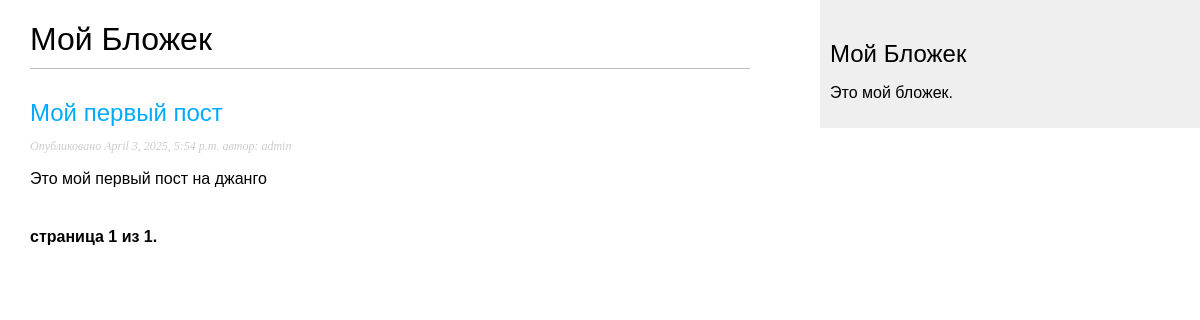
The page /blog/ on the database as committed earlier.
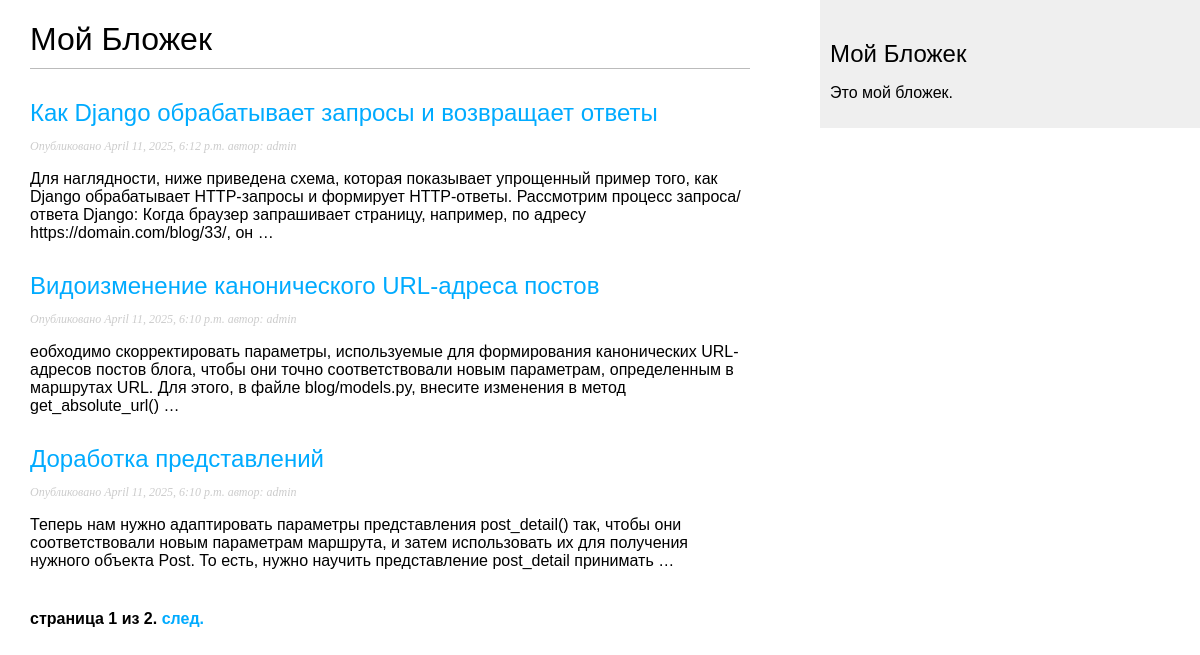
The same page on the database as committed later.
### blog/models.py (models this page shows, shortened)
class Post(models.Model):
    class Status(models.TextChoices):
        DRAFT = "DF", "Draft"
        PUBLISHED = "PB", "Published"
    title = models.CharField(max_length=250)
    slug = models.SlugField(max_length=250, unique_for_date="publish")
    author = models.ForeignKey(
        User, on_delete=models.CASCADE, related_name="blog_posts"
    )
    body = models.TextField()
    publish = models.DateTimeField(default=timezone.now)
    created = models.DateTimeField(auto_now_add=True)
    updated = models.DateTimeField(auto_now=True)
    status = models.CharField(
        max_length=2, choices=Status.choices, default=Status.DRAFT
    )
    objects = models.Manager()  # менеджер, применяемый по умолчанию
    published = PublishedManager()  # пользовательский менеджер
    class Meta:
        ordering = ["-publish"]
        indexes = [
            models.Index(fields=["-publish"]),
        ]
    def get_absolute_url(self):
        return reverse(
            "blog:post_detail",
            args=[self.publish.year, self.publish.month, self.publish.day, self.slug],
        )

### blog/views.py (the view)
# urls.py: path('', views.post_list, name='post_list'),
def post_list(request):
    post_list = Post.published.all()
    paginator = Paginator(post_list, 3)
    page_number = request.GET.get("page", 1)
    try:
        posts = paginator.page(page_number)
    except PageNotAnInteger:
        posts = paginator.page(1)
    except EmptyPage:
        posts = paginator.page(paginator.num_pages)
    return render(request, "blog/post/list.html", {"posts": posts})

### blog/models.py (called while the page is built)
    def get_queryset(self):
        return super().get_queryset().filter(status=Post.Status.PUBLISHED)

### templates/blog/post/list.html (shortened to what this page needs)
{% extends "blog/base.html" %}
{% block content %}
    <h1>Мой Бложек</h1>
    {% for post in posts %}
        <h2>
            <a href="{{ post.get_absolute_url }}"> {{ post.title }}</a>
        </h2>
        <p class="date">
            Опубликовано {{ post.publish }} автор: {{ post.author }}
        </p>
        {{ post.body|truncatewords:30|linebreaks }}
    {% endfor %}
    {% include 'pagination.html' with page=posts %}
{% endblock %}

### templates/blog/base.html (shortened to what this page needs)
{% load static %}
<!DOCTYPE html>
<html>
<head>
    <link href="{% static 'css/blog.css' %}" rel="stylesheet">
</head>
<body>
<div id="content">
    {% block content %}
    {% endblock %}
</div>
<div id="sidebar">
    <h2>Мой Бложек</h2>
    <p>Это мой бложек.</p>
</div>
</body>
</html>

### templates/pagination.html (shortened to what this page needs)
<div class="pagination">
    <span class="step-links">
        <span class="current">
           страница {{ page.number }} из {{ page.paginator.num_pages }}.
        </span>
        {% if page.has_next %}
            <a href="?page={{ page.next_page_number }}">след.</a>
        {% endif %}
    </span>
</div>

Rows that differ between the two databases and show on the page:
no longer on this page (row edited): Post: title "Мой первый пост", publish "April 3, 2025, 5:54 p.m.", author "admin", body "Это мой первый пост на джанго"
added Post: title "Как Django обрабатывает запросы и возвращает ответы", publish "April 11, 2025, 6:12 p.m.", author "admin", body "Для наглядности, ниже приведена схема, которая показывает упрощенный пример того, как Django обрабатывает HTTP-запросы и формирует HTTP-ответы. Рассмотрим процесс запроса/ответа Django: Когда браузер запрашивает страницу, например, по адресу https://domain.com/blog/33/, он …"
added Post: title "Видоизменение канонического URL-адреса постов", publish "April 11, 2025, 6:10 p.m.", author "admin", body "еобходимо скорректировать параметры, используемые для формирования канонических URL-адресов постов блога, чтобы они точно соответствовали новым параметрам, определенным в маршрутах URL. Для этого, в файле blog/models.py, внесите изменения в метод get_absolute_url() …"
added Post: title "Доработка представлений", publish "April 11, 2025, 6:10 p.m.", author "admin", body "Теперь нам нужно адаптировать параметры представления post_detail() так, чтобы они соответствовали новым параметрам маршрута, и затем использовать их для получения нужного объекта Post. То есть, нужно научить представление post_detail принимать …"
Other text that changed with them:
{{ page.paginator.num_pages }}: "1" → "2"
text now shown: "след."
